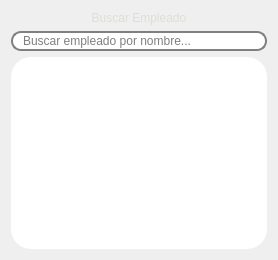
           <widget class="QWidget" name="mostrar">
            <property name="styleSheet">
             <string notr="true">QWidget{
border-radius:20px;
}

QTableView{
background-color: rgb(255, 255, 255);
}

QLineEdit {
	color: black;
    border: 2px solid gray;
    border-radius: 10px;
    padding: 0 8px;
    background: white;
	placeholder-text-color: #767e89;
}

QLineEdit {
    border: 2px solid gray;
    border-radius: 10px;
    padding: 0 8px;
    background: white;
	placeholder-text-color: #767e89;
}

QPushButton{
    border: 2px solid black;
    border-radius: 10px;
    padding: 0 8px;
    background: white;
font: 400 12pt &quot;Lexend&quot;;
}

QLabel{
color: white;
font: 400 12pt &quot;Lexend&quot;
}

QPushButton:hover{
background-color: qlineargradient(spread:pad, x1:0, y1:0, x2:1, y2:0, stop:0 rgba(44, 32, 22, 255), stop:1 rgba(181, 175, 169, 255));

}

QPushButton:pressed {
    background-color: rgb(117, 93, 72); /* El color que quieras al hacer clic */
    border: 2px solid rgb(44, 32, 22);   /* Opcional: cambiar el borde también */
}</string>
            </property>
            <layout class="QVBoxLayout" name="verticalLayout_2">
             <item>
              <widget class="QLabel" name="label_8">
               <property name="styleSheet">
                <string notr="true">QLabel{
	color: qlineargradient(spread:pad, x1:0, y1:0, x2:1, y2:0, stop:0 rgba(181, 175, 169, 255), stop:1 rgba(222, 222, 213, 255));
	
	font: 900 20pt &quot;Lexend&quot;;	
}</string>
               </property>
               <property name="text">
                <string>Buscar Empleado</string>
               </property>
               <property name="alignment">
                <set>Qt::AlignCenter</set>
               </property>
              </widget>
             </item>
             <item>
              <widget class="QLineEdit" name="buscar_empleado">
               <property name="placeholderText">
                <string>Buscar empleado por nombre...</string>
               </property>
              </widget>
             </item>
             <item>
              <widget class="QTableView" name="tabla_empleados"/>
             </item>
            </layout>
           </widget>
